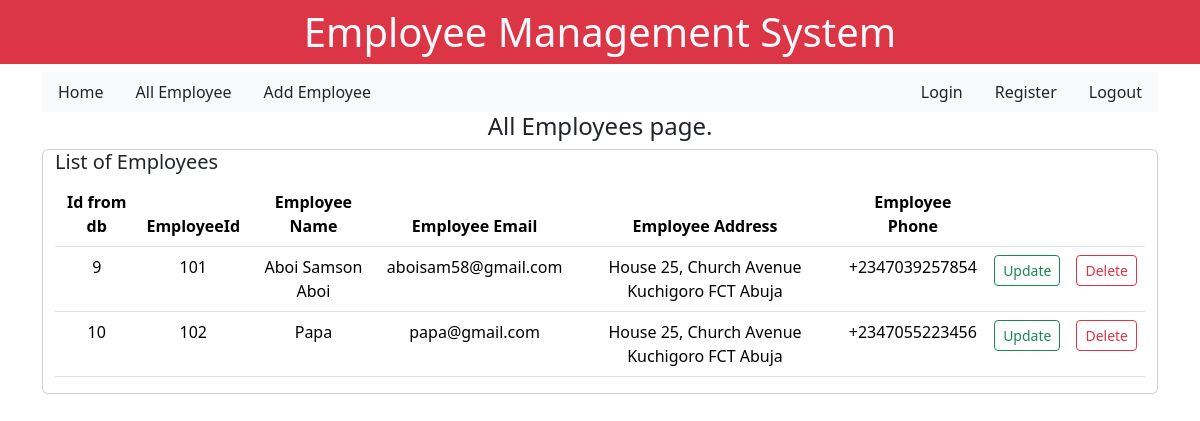
Before: / with the older database file.
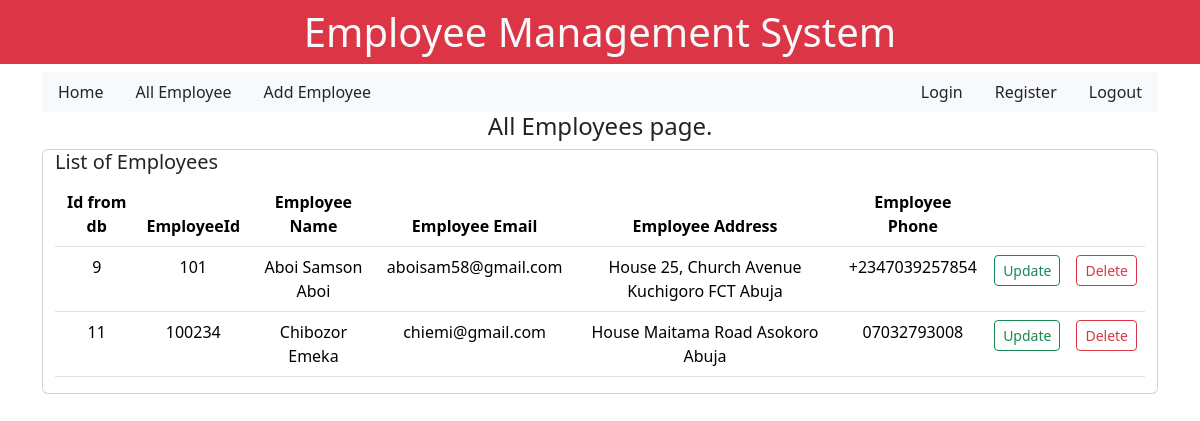
After: the same page with the newer database file.
### emp/models.py (models this page shows)
class Employee(models.Model):
    employeeid          = models.CharField(max_length=100)
    employeename        = models.CharField(max_length=50)
    email               = models.CharField(max_length=50)
    address             = models.CharField(max_length=50)
    phone               = models.CharField(max_length=50)

### emp/views.py (the view)
# urls.py: path("",              views.allemployees, name ="allemployees"),
def allemployees(request):
    emp = Employee.objects.all()
    return render(request, 'emp/allemployees.html', {"allemployees":emp})

### emp/templates/emp/allemployees.html
{% extends 'base.html' %}
{% block content %}
<h4 class="text-center">All Employees page. </h4>
<div class="container card">
    <h5 class="tex-decoration-underline">List of Employees</h5>
    <div>
        <table class="table text-center">
            <thead>
              <tr>
                <th scope="col">Id from db </th>
                <th scope="col">EmployeeId</th>
                <th scope="col">Employee Name</th>
                <th scope="col">Employee Email</th>
                <th scope="col">Employee Address</th>
                <th scope="col">Employee Phone</th>
                <th scope="col"></th>
                <th scope="col"></th>
              </tr>
            </thead>
            <tbody>
                {% if allemployees %}
                {% for eachemployee in allemployees %}
              <tr>
                <td scope="row">{{eachemployee.id}}</td>
                <td>{{eachemployee.employeeid }}</td>
                <td>{{ eachemployee.employeename }}</td>
                <td>{{ eachemployee.email }}</td>
                <td>{{ eachemployee.address }}</td>
                <td>{{ eachemployee.phone }}</td>
                <td><a href="{% url 'updateemployee' eachemployee.id%}" class="btn btn-sm btn-outline-success">Update</a></td>
                <td><a href="{% url 'deleteemployee' eachemployee.id%}" class="btn btn-sm btn-outline-danger">Delete</a></td>
              </tr>
              {% endfor %}
              {% endif %}
            </tbody>
          </table>
    </div>
</div>
{% endblock content %}

### templates/base.html (shortened to what this page needs)
<!doctype html>
<html lang="en">
  <head>
    <link href="https://cdn.jsdelivr.net/npm/bootstrap@5.3.3/dist/css/bootstrap.min.css" rel="stylesheet">
  </head>
  <body>
    <h1 class="text-center bg-danger p-2 text-light">Employee Management System</h1>
    <div class="maincontent container ">
      {% include 'navbar.html'%}
      {% block content %}
      {% endblock content %}
    </div>
  </body>
</html>

### templates/navbar.html
<div class="header d-flex justify-content-between bg-light">
    <nav class="nav">
        <a class="nav-link text-dark" href="{% url 'allemployees'%}" >Home</a>
        <a class="nav-link text-dark" href="{% url 'allemployees' %}">All Employee</a>
        <a class="nav-link text-dark" href="{% url 'addemployee' %}">Add Employee</a>
      </nav>
      <ul class="nav justify-content-end">
        <li class="nav-item">
          <a class="nav-link text-dark" href="#">Login</a>
        </li>
        <li class="nav-item">
          <a class="nav-link text-dark" href="#">Register</a>
        </li>
        <li class="nav-item">
          <a class="nav-link text-dark" href="#">Logout</a>
        </li>
      </ul>
</div>

Changed rows visible on the page:
removed Employee: id "10", employeeid "102", employeename "Papa", email "papa@gmail.com", address "House 25, Church Avenue Kuchigoro FCT Abuja", phone "+2347055223456"
added Employee: id "11", employeeid "100234", employeename "Chibozor Emeka", email "chiemi@gmail.com", address "House Maitama Road Asokoro Abuja", phone "07032793008"
